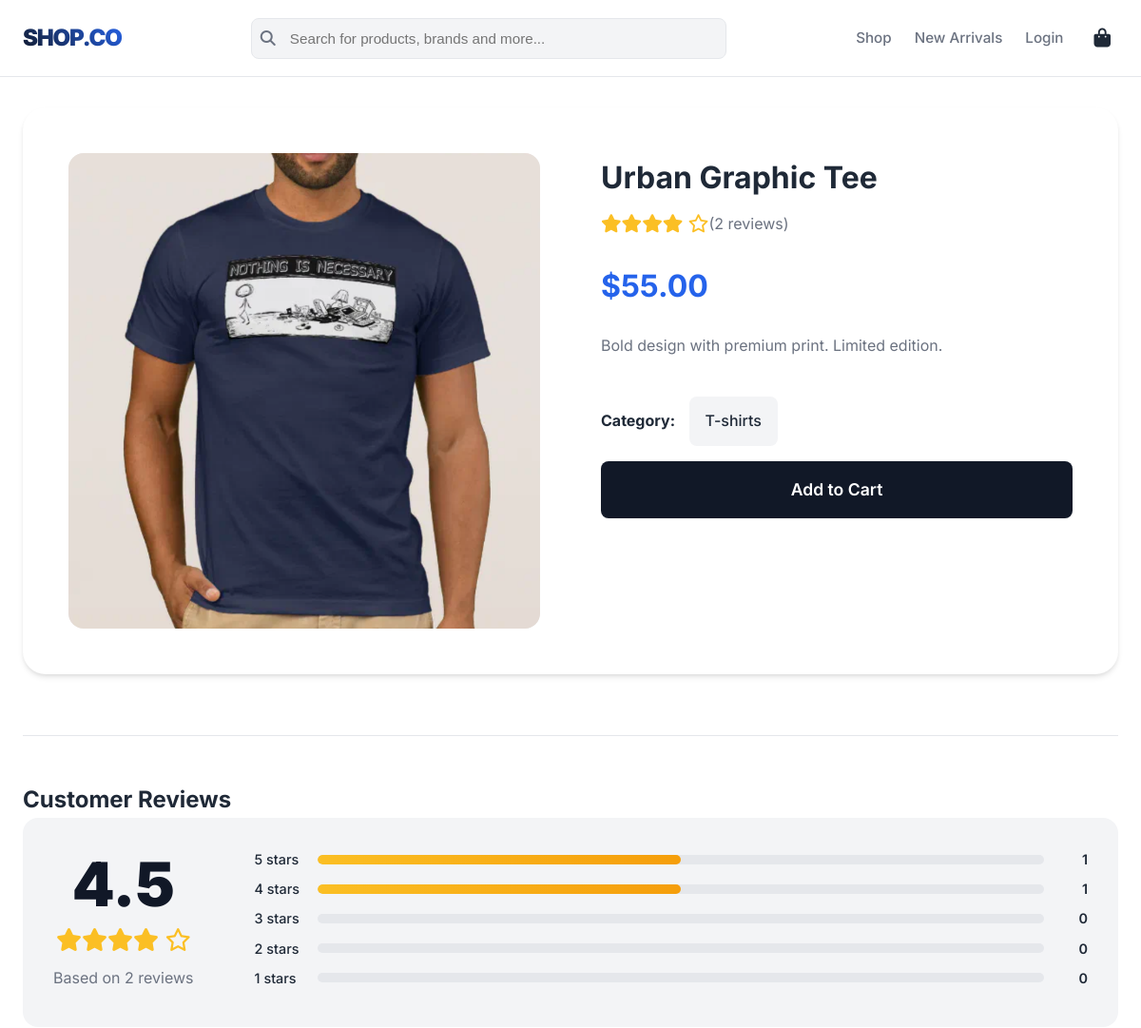
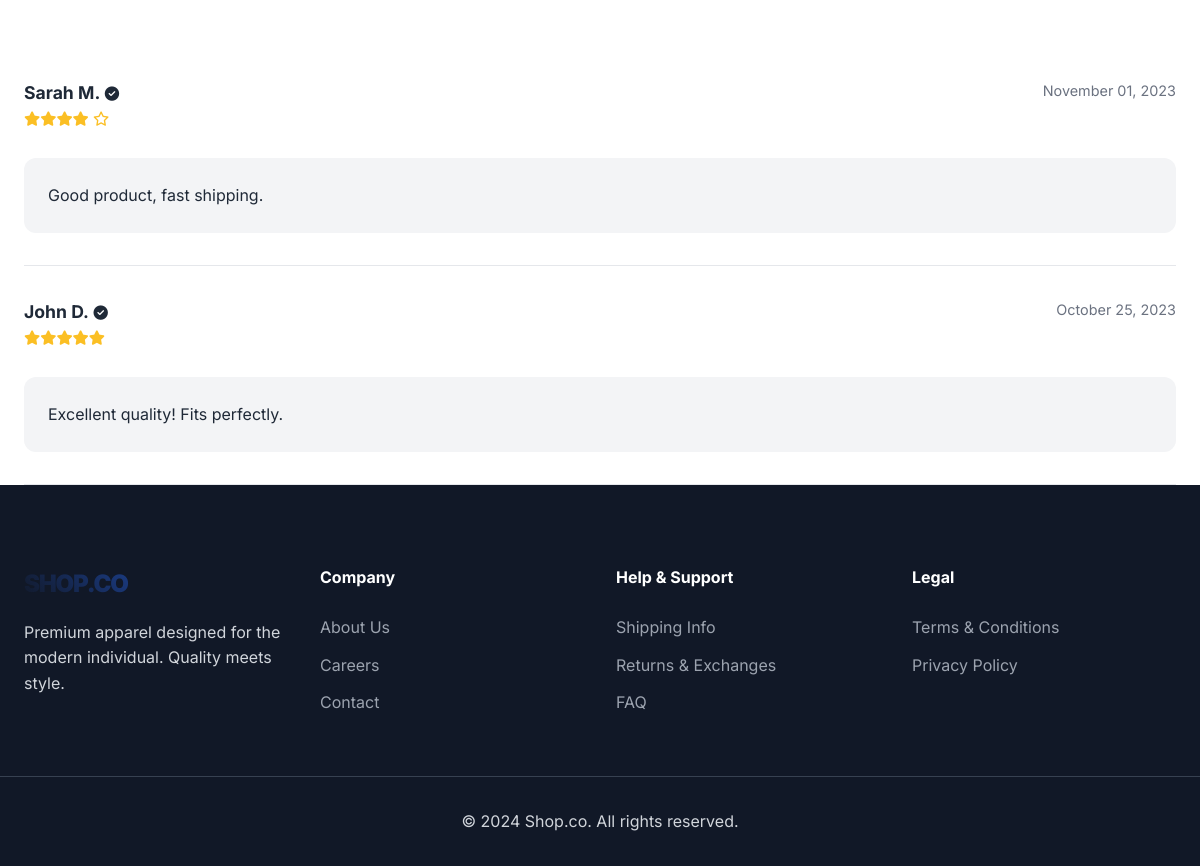
The app's page /product/3 with its own data (2 pictures, top to bottom).
### app.py (models this page shows)
class Product(db.Model):
    id = db.Column(db.Integer, primary_key=True)
    title = db.Column(db.String(100), nullable=False)
    cost = db.Column(db.Float, nullable=False)
    image = db.Column(db.String(100), nullable=False)
    category = db.Column(db.String(50), nullable=False)
    description = db.Column(db.Text, nullable=True)
    is_popular = db.Column(db.Boolean, default=False)
    reviews = db.relationship('Review', backref='product', lazy=True)
    def get_average_rating(self):
        if not self.reviews:
            return 0.0
        total = sum([r.rating for r in self.reviews])
        return round(total / len(self.reviews), 1)
    def get_rating_counts(self):
        counts = {5: 0, 4: 0, 3: 0, 2: 0, 1: 0}
        total = len(self.reviews)
        if total == 0:
            return counts, 0
        for r in self.reviews:
            counts[r.rating] = counts.get(r.rating, 0) + 1
        return counts, total

class Review(db.Model):
    id = db.Column(db.Integer, primary_key=True)
    rating = db.Column(db.Integer, nullable=False)
    comment = db.Column(db.Text, nullable=False)
    user_name = db.Column(db.String(80), nullable=False)
    date_posted = db.Column(db.DateTime, nullable=False, default=datetime.utcnow)
    product_id = db.Column(db.Integer, db.ForeignKey('product.id'), nullable=False)

### app.py (the view)
@app.route('/product/<int:product_id>')
def product_details(product_id):
    product = Product.query.get_or_404(product_id)
    reviews = Review.query.filter_by(product_id=product.id).order_by(Review.date_posted.desc()).all()
    rating_counts, total_reviews = product.get_rating_counts()
    average_rating = product.get_average_rating()
    return render_template('product_details.html', product=product, reviews=reviews, rating_counts=rating_counts, total_reviews=total_reviews, average_rating=average_rating)

### app.py (called while the page is built)
@app.context_processor
def inject_context():
    cart = session.get('cart', [])
    cart_length = sum(item.get('quantity', 0) for item in cart)
    return dict(cart_length=cart_length)

### templates/product_details.html (shortened to what this page needs)
{% extends "base.html" %}
{% block content %}
<div class="container mt-4">
    <div class="product-details-layout">
        <div class="card-img-wrapper" style="height: 500px; border-radius: 16px;">
            <img src="{{ url_for('static', filename='images/' + product.image) }}" alt="{{ product.title }}" class="card-img">
        </div>
        <div>
            <h1 class="detail-title">{{ product.title }}</h1>
            <div class="flex items-center gap-2 mb-4">
                 <div class="rating-stars-lg" style="font-size: 1.2rem;">
                    {% for i in range(average_rating|round|int) %}<i class="fas fa-star"></i>{% endfor %}
                    {% for i in range(5 - average_rating|round|int) %}<i class="far fa-star"></i>{% endfor %}
                </div>
                <span class="text-muted">({{ total_reviews }} reviews)</span>
            </div>
            <p class="detail-price">${{ "%.2f"|format(product.cost) }}</p>
            <p class="detail-desc">{{ product.description }}</p>
            <div class="mb-4">
                 <span class="font-bold">Category:</span> <span class="filter-pill" style="display:inline-block; margin-left: 10px;">{{ product.category }}</span>
            </div>
            <a href="{{ url_for('add_to_cart', product_id=product.id) }}" class="btn w-full" style="font-size: 1.1rem; padding: 1rem;">Add to Cart</a>
        </div>
    </div>
    <div class="reviews-section">
        <h2 class="font-bold text-2xl mb-5">Customer Reviews</h2>
        <div class="review-summary">
            <div class="rating-box">
                <div class="rating-avg">{{ average_rating }}</div>
                <div class="rating-stars-lg">
                    {% for i in range(average_rating|round|int) %}<i class="fas fa-star"></i>{% endfor %}
                    {% for i in range(5 - average_rating|round|int) %}<i class="far fa-star"></i>{% endfor %}
                </div>
                <div class="text-muted">Based on {{ total_reviews }} reviews</div>
            </div>
            <div class="rating-bars">
                {% for star in [5, 4, 3, 2, 1] %}
                <div class="rating-bar-row">
                    <span class="rating-label">{{ star }} stars</span>
                    <div class="progress-bar-bg">
                        {% set count = rating_counts[star] %}
                        {% set percentage = (count / total_reviews * 100) if total_reviews > 0 else 0 %}
                        <div class="progress-bar-fill" style="width: {{ percentage }}%;"></div>
                    </div>
                    <span class="rating-value">{{ count }}</span>
                </div>
                {% endfor %}
            </div>
        </div>
        <div class="review-list">
            {% for review in reviews %}
            <div class="review-item">
                <div class="review-header">
                    <div>
                        <span class="review-user">{{ review.user_name }}</span> <i class="fas fa-check-circle text-success ml-1" style="font-size: 0.9rem;"></i>
                        <div class="rating-stars" style="font-size: 0.9rem;">
                            {% for i in range(review.rating) %}<i class="fas fa-star"></i>{% endfor %}
                            {% for i in range(5 - review.rating) %}<i class="far fa-star"></i>{% endfor %}
                        </div>
                    </div>
                    <span class="review-date">{{ review.date_posted.strftime('%B %d, %Y') }}</span>
                </div>
                <p class="review-comment">{{ review.comment }}</p>
            </div>
            {% endfor %}
        </div>
    </div>
</div>
{% endblock %}

### static/css/style.css (style rules this page uses)
:root { --primary: #111827; --secondary: #f3f4f6; --accent: #2563eb; --accent-dark: #1e40af; --text-primary: #1f2937; --text-secondary: #6b7280; --border-color: #e5e7eb; --bg-body: #ffffff; --bg-card: #ffffff; --success: #10b981; --error: #ef4444; --font-main: 'Inter', -apple-system, BlinkMacSystemFont, "Segoe UI", Roboto, Helvetica, Arial, sans-serif; --shadow-sm: 0 1px 2px 0 rgba(0, 0, 0, 0.05); --shadow-md: 0 4px 6px -1px rgba(0, 0, 0, 0.1), 0 2px 4px -1px rgba(0, 0, 0, 0.06); --shadow-lg: 0 10px 15px -3px rgba(0, 0, 0, 0.1), 0 4px 6px -2px rgba(0, 0, 0, 0.05); }
* { margin: 0; padding: 0; box-sizing: border-box; }
body { font-family: var(--font-main); background-color: var(--bg-body); color: var(--text-primary); line-height: 1.6; min-height: 100vh; display: flex; flex-direction: column; animation: fadeIn 0.5s ease-in-out; }
a { text-decoration: none; color: inherit; transition: all 0.3s ease; }
img { max-width: 100%; display: block; }
.container { max-width: 1280px; margin: 0 auto; padding: 0 1.5rem; width: 100%; }
.flex { display: flex; align-items: center; }
.items-center { align-items: center; }
.mb-4 { margin-bottom: 1rem; }
.mt-4 { margin-top: 1rem; }
.text-muted { color: var(--text-secondary); }
.font-bold { font-weight: 700; }
.w-full { width: 100%; }
.btn { display: inline-block; padding: 0.875rem 2rem; background: var(--primary); color: white; border-radius: 8px; font-weight: 600; border: none; cursor: pointer; text-align: center; transition: all 0.3s ease; box-shadow: var(--shadow-sm); position: relative; overflow: hidden; z-index: 1; }
.btn::before { content: ''; position: absolute; top: 0; left: 0; right: 0; bottom: 0; background: linear-gradient(45deg, var(--accent), var(--accent-dark)); z-index: -1; transition: opacity 0.3s ease; opacity: 0; }
.card-img-wrapper { background: var(--secondary); height: 320px; overflow: hidden; position: relative; }
.card-img { width: 100%; height: 100%; object-fit: cover; transition: transform 0.5s ease; }
.rating-stars { color: #fbbf24; font-size: 0.9rem; margin-bottom: 0.75rem; }
.filter-pill { display: block; padding: 0.75rem 1rem; background: var(--secondary); border-radius: 8px; font-weight: 500; transition: all 0.3s ease; border: 1px solid transparent; }
.product-details-layout { display: grid; grid-template-columns: 1fr 1fr; gap: 4rem; margin-bottom: 4rem; background: var(--bg-card); padding: 3rem; border-radius: 24px; box-shadow: var(--shadow-md); }
.detail-price { font-size: 2rem; font-weight: 700; color: var(--accent); margin-bottom: 1.5rem; }
.detail-desc { color: var(--text-secondary); margin-bottom: 2.5rem; line-height: 1.7; }
.reviews-section { padding-top: 3rem; border-top: 1px solid var(--border-color); }
.review-summary { display: grid; grid-template-columns: auto 1fr; gap: 4rem; align-items: center; margin-bottom: 3rem; background: var(--secondary); padding: 2rem; border-radius: 16px; }
.rating-box { text-align: center; }
.rating-avg { font-size: 4rem; font-weight: 900; line-height: 1; color: var(--primary); }
.rating-stars-lg { color: #fbbf24; font-size: 1.5rem; margin: 0.5rem 0; }
.rating-bars { width: 100%; }
.rating-bar-row { display: flex; align-items: center; gap: 1rem; margin-bottom: 0.5rem; font-size: 0.9rem; }
.rating-label { width: 50px; font-weight: 500; }
.progress-bar-bg { flex: 1; height: 10px; background: #e5e7eb; border-radius: 99px; overflow: hidden; }
.progress-bar-fill { height: 100%; background: linear-gradient(90deg, #fbbf24, #f59e0b); border-radius: 99px; transition: width 0.5s ease-in-out; }
.rating-value { width: 30px; text-align: right; font-weight: 600; }
.review-item { padding: 2rem 0; border-bottom: 1px solid var(--border-color); }
.review-header { display: flex; justify-content: space-between; margin-bottom: 0.75rem; }
.review-user { font-weight: 700; font-size: 1.1rem; }
.review-date { color: var(--text-secondary); font-size: 0.9rem; }
.review-comment { margin-top: 1rem; color: var(--text-primary); line-height: 1.7; background: var(--secondary); padding: 1.5rem; border-radius: 12px; }

### records on screen
Product: image (picture), title "Urban Graphic Tee", cost "55.00", description "Bold design with premium print. Limited edition.", category "T-shirts"
Review: user_name "Sarah M.", rating 4 (drawn), date_posted "November 01, 2023", comment "Good product, fast shipping."
Review: user_name "John D.", rating 5 (drawn), date_posted "October 25, 2023", comment "Excellent quality! Fits perfectly."

### other values on screen
{{ total_reviews }} "2"
{{ average_rating }} "4.5"
{{ star }} "5" "4" "3" "2" "1"
{{ count }} "1" "1" "0" "0" "0"
